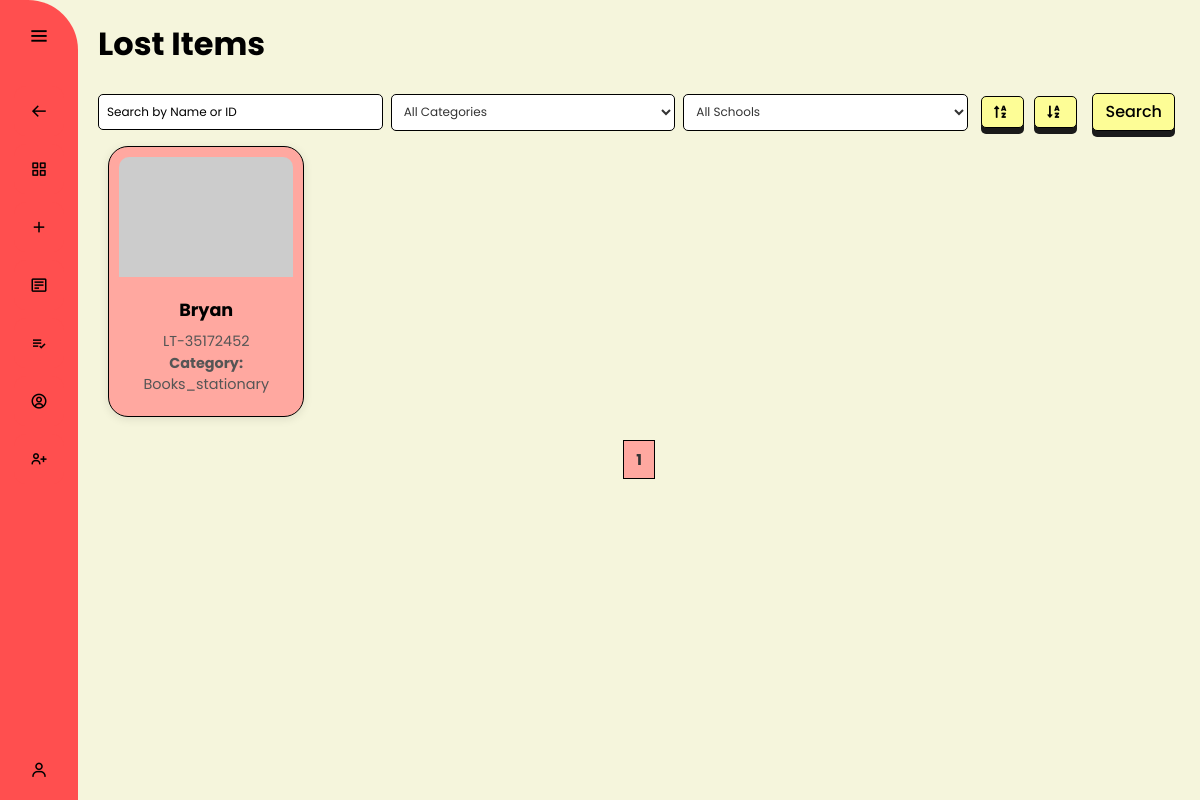
Screenshot of /lost_viewitem/ (signed in) with the database file from the repository.
### Appli/models.py (models this page shows, shortened)
class LostItem(models.Model):
    CATEGORY_CHOICES = [
        ('electronics', 'Electronics'),
        ('clothing', 'Clothing'),
        ('accessories', 'Accessories'),
        ('documents', 'Documents'),
        ('keys', 'Keys'),
        ('books_stationary', 'Books & Stationary'),
        ('bags_luggage', 'Bags & Luggage'),
        ('sporting_goods', 'Sporting Goods'),
        ('toys_games', 'Toys & Games'),
        ('money', 'Money')
    ]
    item_id = models.CharField(max_length=10, unique=True, blank=True, default='')
    item_name = models.CharField(max_length=100)
    item_type = models.CharField(max_length=10, default='Lost')
    description = models.TextField()
    category = models.CharField(max_length=50, choices=CATEGORY_CHOICES)
    date_lost = models.DateField()
    date_added = models.DateTimeField(default=now)
    location_lost = models.CharField(max_length=100)
    contact_information = models.CharField(max_length=100)
    lost_by = models.CharField(max_length=100, blank=True, null=True)
    school = models.ForeignKey('School', on_delete=models.CASCADE)
    photo = models.ImageField(upload_to='lost_items/', blank=True, null=True)
    is_claimed = models.BooleanField(default=False)
    created_at = models.DateTimeField(auto_now_add=True)
    user = models.ForeignKey(User, on_delete=models.CASCADE, null=True)

### Appli/views.py (the view, shortened to what this page needs)
# urls.py: path('lost_viewitem/', LostViewItem.as_view(), name='lost_viewitem'),
@method_decorator(login_required, name="dispatch")
class LostViewItem(ListView):
    template_name = "app/lost_viewitem.html"
    model = LostItem
    context_object_name = "items"
    paginate_by = 20
    def get_queryset(self):
        queryset = LostItem.objects.all()
        query = self.request.GET.get("q")
        if query:
            queryset = queryset.filter(
                Q(item_name__icontains=query) | Q(item_id__icontains=query)
            )
        category = self.request.GET.get("category")
        if category:
            queryset = queryset.filter(category=category)
        school_id = self.request.GET.get("school")
        if school_id:
            queryset = queryset.filter(school_id=school_id)
        order_by = self.request.GET.get("order_by", "desc")
        if order_by == "asc":
            queryset = queryset.order_by("created_at")
        else:
            queryset = queryset.order_by("-created_at")
        return queryset
    def get_context_data(self, **kwargs):
        context = super().get_context_data(**kwargs)
        context["categories"] = LostItem.objects.values_list(
            "category", flat=True
        ).distinct()
        from Appli.models import School
        context["schools"] = School.objects.only("id", "name")
        context["today"] = date.today()
        return context

### Appli/models.py (called while the page is built)
    def __str__(self):
        return f"{self.name} ({self.school_level} - {self.school_type})"

### Appli/templates/app/lost_viewitem.html (shortened to what this page needs)
{% extends 'app/lost.html' %}
{% block content %}
<div class="row align-items-center mb-4">
  <div class="col-md-6">
    <h1>Lost Items</h1>
  </div>
  <div class="col-md-6 d-flex justify-content-end">
    <form method="get" class="d-flex align-items-center">
            <input type="text" name="q" class="form-control me-2" placeholder="Search by Name or ID"
        value="{{ request.GET.q|default:'' }}">
            <select name="category" class="form-select me-2">
        <option value="">All Categories</option>
      </select>
            <select name="school" class="form-select me-2">
        <option value="">All Schools</option>
      </select>
            <button type="submit" name="order_by" value="asc" class="btn btn-outline-primary me-2">
        <i class="fas fa-sort-alpha-up"></i>
      </button>
      <button type="submit" name="order_by" value="desc" class="btn btn-outline-primary">
        <i class="fas fa-sort-alpha-down"></i>
      </button>
            <button type="submit" class="btn btn-primary">Search</button>
    </form>
  </div>
</div>
<div class="row">
  {% for item in items %}
  <div class="col-md-4 mb-4">
    <a href="{% url 'lost_detailview' item_id=item.item_id %}" class="card-link">
      <div class="card">
        <div class="card-body d-flex">
          <div class="card-img-container">
            {% if item.photo %}
              <img src="{{ item.photo.url }}" class="card-img" alt="Item Photo">
            {% else %}
              <img src="https://via.placeholder.com/150" class="card-img" alt="No Photo Available">
            {% endif %}
          </div>
          <div class="card-details">
            <h5 class="card-title">
              {{ item.item_name|capfirst }}
            </h5>
            <p class="card-text">{{ item.item_id }}</p>
            <p class="card-text"><strong>Category:</strong> {{ item.category|capfirst }}</p>
          </div>
        </div>
      </div>
    </a>
  </div>
  {% endfor %}
</div>
<div class="pagination">
  <span class="step-links">
    {% for num in page_obj.paginator.page_range %}
      {% if num == page_obj.number %}
        <span class="current">{{ num }}</span>
      {% else %}
        <a href="?page={{ num }}">{{ num }}</a>
      {% endif %}
    {% endfor %}
  </span>
</div>
{% endblock content %}

### static/css/lost.css (style rules this page uses)
* { margin: 0; padding: 0; box-sizing: border-box; font-family: "Poppins", sans-serif; }
body, html { background: #f5f5dc; max-width: 100%; }
input::placeholder { color: black; }
input[type="text"], input[type="email"], input[type="date"], input[type="file"], textarea, select { width: 100%; padding: 6px; border-radius: 5px; border: 1px solid black; box-sizing: border-box; font-size: 12px; background-color: #fff; }
select { background-color: #fff; padding: 8px; border-radius: 5px; border: 1px solid #ccc; font-size: 12px; color: #333; cursor: pointer; transition: background-color 0.3s ease; }
select option { background-color: #fff; color: #333; }
select option:checked { background-color: #ffa8a0; color: #333; }
form button { padding: 10px 20px; background-color: #007bff; color: white; border: none; border-radius: 4px; cursor: pointer; font-size: 14px; }
.pagination { display: flex; justify-content: center; margin-top: 20px; list-style: none; padding: 0; color: black; }
.pagination .current { padding: 8px 12px; margin: 0 4px; background-color: #ffa8a0; font-weight: bold; font-size: 15px; border: 1px solid black; }
.btn { display: inline-block; text-align: center; font-size: 0.875rem; font-weight: 500; line-height: 1.25; color: #ffffff; background-color: #007bff; border: 1px solid transparent; padding: 0.375rem 0.75rem; border-radius: 0.25rem; transition: background-color 0.15s ease-in-out; margin: 5px; }
.btn-primary { background-color: #007bff; border-color: #007bff; }
button.btn-outline-primary { display: flex; align-items: center; justify-content: center; padding: 8px 12px; font-size: 14px; }
button.btn-outline-primary i { margin-right: 5px; }
button.btn-primary { margin-left: 10px; }
.row a, h5 { color: inherit; text-decoration: none; }
.card { border: 1px solid black; border-radius: 20px; box-shadow: 0 2px 10px rgba(0, 0, 0, 0.1); transition: all 0.3s ease-in-out; margin-bottom: 20px; max-width: 100%; height: auto; background-color: #ffa8a0; margin: 10px; display: flex; flex-direction: column; justify-content: space-between; }
.card-body { display: flex; flex-direction: column; align-items: center; padding: 10px; flex-grow: 1; text-align: center; }
.card-img-container { width: 100%; height: 120px; overflow: hidden; margin-bottom: 10px; border-top-left-radius: 10px; border-top-right-radius: 10px; }
.card-img { width: 100%; height: 100%; object-fit: cover; object-position: top; }
.card-details { padding: 10px; text-align: center; width: 100%; flex-grow: 1; }
.card-title { font-size: 1.1rem; font-weight: bold; margin-bottom: 8px; text-align: center; word-wrap: break-word; overflow-wrap: break-word; max-width: 100%; white-space: normal; display: block; word-break: break-word; }
.card-text { font-size: 0.9rem; color: #555; line-height: 1.5; text-align: center; }
.row { display: flex; flex-wrap: wrap; }
.col-md-4 { flex: 0 0 20%; }
.pagination .step-links .current { font-weight: bold; color: #333; }
.row.align-items-center { display: flex; justify-content: space-between; align-items: center; }
form.d-flex { display: flex; align-items: center; justify-content: flex-start; margin-right: auto; }
form .form-control, form .form-select { margin-right: 0.5rem; min-width: 150px; border: 1px solid #ddd; border-radius: 5px; padding: 8px; border: 1px solid black; }
form .btn { background-color: #FDFD96; color: black; border: 1px solid black; border-radius: 5px; padding: 8px 12px; }
h1 { text-align: right; font-size: 2rem; margin-bottom: 20px; }
.card { position: relative; }
.btn { display: inline-block; padding: 10px 20px; font-size: 1rem; text-align: center; border: 2px solid #1a1a1a; border-radius: 5px; text-decoration: none; background-color: #FDFD96; color: black; transition: all 0.3s ease; box-shadow: 0 5px #555; position: relative; box-shadow: 0 6px #1a1a1a; transition: background-color 0.2s ease, box-shadow 0.2s ease; }

### rows the page displays
LostItem: item_name "Bryan", item_id "LT-35172452", category "Books_stationary"

### other values shown
{{ num }} "1"
